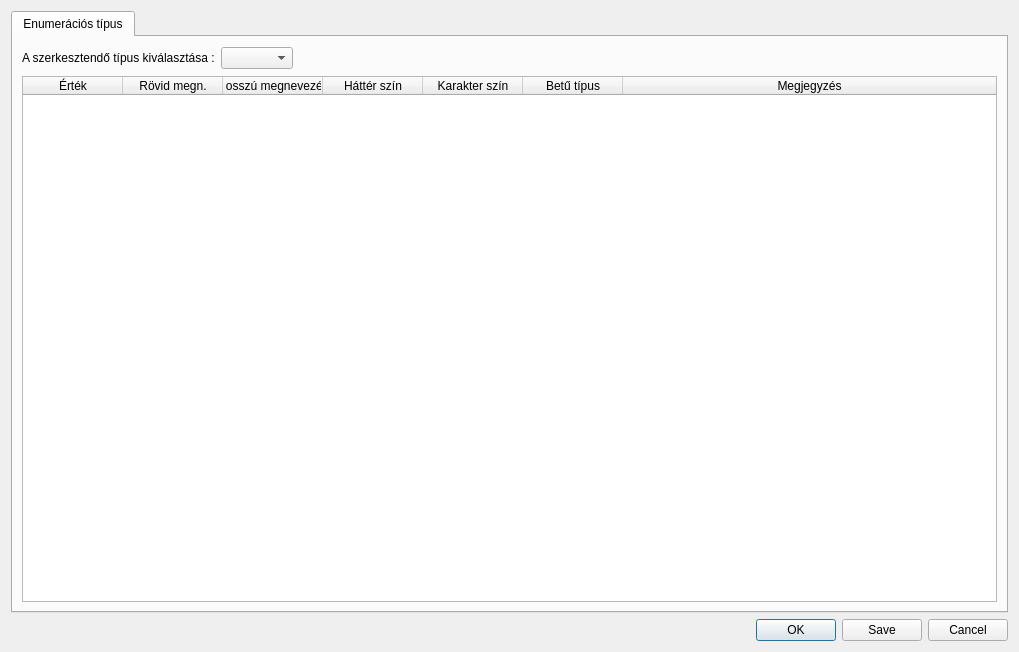
<?xml version="1.0" encoding="UTF-8"?>
<ui version="4.0">
 <class>enumValsDialog</class>
 <widget class="QDialog" name="enumValsDialog">
  <property name="geometry">
   <rect>
    <x>0</x>
    <y>0</y>
    <width>1019</width>
    <height>652</height>
   </rect>
  </property>
  <property name="windowTitle">
   <string>Dialog</string>
  </property>
  <layout class="QVBoxLayout" name="verticalLayout">
   <item>
    <widget class="QTabWidget" name="tabWidget">
     <property name="currentIndex">
      <number>0</number>
     </property>
     <widget class="QWidget" name="tabEnumType">
      <attribute name="title">
       <string>Enumerációs típus</string>
      </attribute>
      <layout class="QVBoxLayout" name="verticalLayout_2">
       <item>
        <layout class="QHBoxLayout" name="horizontalLayout">
         <item>
          <widget class="QLabel" name="label">
           <property name="text">
            <string>A szerkesztendő típus kiválasztása :</string>
           </property>
          </widget>
         </item>
         <item>
          <widget class="QComboBox" name="comboBox"/>
         </item>
         <item>
          <spacer name="horizontalSpacer">
           <property name="orientation">
            <enum>Qt::Horizontal</enum>
           </property>
           <property name="sizeHint" stdset="0">
            <size>
             <width>14</width>
             <height>24</height>
            </size>
           </property>
          </spacer>
         </item>
        </layout>
       </item>
       <item>
        <widget class="QTableWidget" name="tableWidget">
         <attribute name="horizontalHeaderCascadingSectionResizes">
          <bool>false</bool>
         </attribute>
         <attribute name="horizontalHeaderStretchLastSection">
          <bool>true</bool>
         </attribute>
         <attribute name="verticalHeaderCascadingSectionResizes">
          <bool>false</bool>
         </attribute>
         <column>
          <property name="text">
           <string>Érték</string>
          </property>
         </column>
         <column>
          <property name="text">
           <string>Rövid megn.</string>
          </property>
         </column>
         <column>
          <property name="text">
           <string>Hosszú megnevezés</string>
          </property>
         </column>
         <column>
          <property name="text">
           <string>Háttér szín</string>
          </property>
         </column>
         <column>
          <property name="text">
           <string>Karakter szín</string>
          </property>
         </column>
         <column>
          <property name="text">
           <string>Betű típus</string>
          </property>
         </column>
         <column>
          <property name="text">
           <string>Megjegyzés</string>
          </property>
         </column>
        </widget>
       </item>
      </layout>
     </widget>
    </widget>
   </item>
   <item>
    <widget class="QDialogButtonBox" name="buttonBox">
     <property name="enabled">
      <bool>true</bool>
     </property>
     <property name="orientation">
      <enum>Qt::Horizontal</enum>
     </property>
     <property name="standardButtons">
      <set>QDialogButtonBox::Cancel|QDialogButtonBox::Ok|QDialogButtonBox::Save</set>
     </property>
    </widget>
   </item>
  </layout>
 </widget>
 <resources/>
 <connections>
  <connection>
   <sender>buttonBox</sender>
   <signal>accepted()</signal>
   <receiver>enumValsDialog</receiver>
   <slot>accept()</slot>
   <hints>
    <hint type="sourcelabel">
     <x>248</x>
     <y>254</y>
    </hint>
    <hint type="destinationlabel">
     <x>157</x>
     <y>274</y>
    </hint>
   </hints>
  </connection>
  <connection>
   <sender>buttonBox</sender>
   <signal>rejected()</signal>
   <receiver>enumValsDialog</receiver>
   <slot>reject()</slot>
   <hints>
    <hint type="sourcelabel">
     <x>316</x>
     <y>260</y>
    </hint>
    <hint type="destinationlabel">
     <x>286</x>
     <y>274</y>
    </hint>
   </hints>
  </connection>
 </connections>
</ui>
